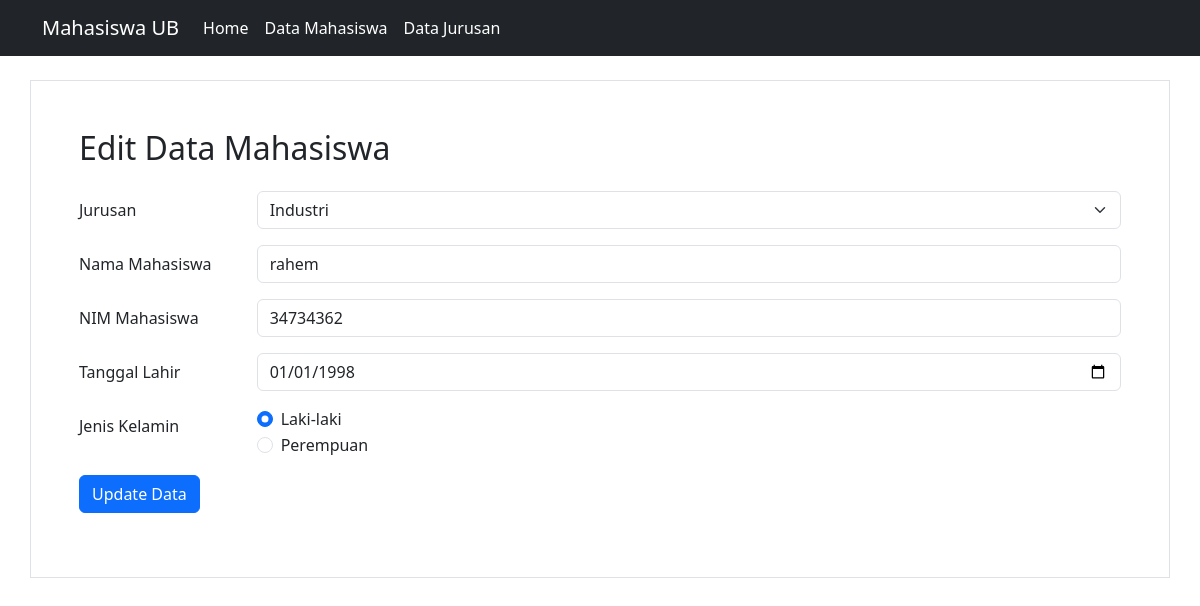
The app's page /update.php?id=19 with its own data.
### tables this page shows
CREATE TABLE `data_mahasiswa` (
  `id_mahasiswa` int(11) NOT NULL,
  `id_jurusan` int(11) NOT NULL,
  `nama_mahasiswa` varchar(100) NOT NULL,
  `nim_mahasiswa` varchar(50) NOT NULL,
  `tgl_lahir` date NOT NULL,
  `jenis_kelamin` enum('L','P') NOT NULL
);

CREATE TABLE `data_jurusan` (
  `id_jurusan` int(11) NOT NULL,
  `nama_jurusan` varchar(255) NOT NULL
);

### update.php (the view, shortened to what this page needs)
<?php
include "./config/connection.php";
include "./layouts/header.php";
$id_mahasiswa = $_GET['id'];
$query = mysqli_query($connection, "SELECT * FROM data_mahasiswa WHERE id_mahasiswa = $id_mahasiswa");
$mahasiswa = mysqli_fetch_assoc($query);
$jurusan = mysqli_query($connection, "SELECT * FROM data_jurusan");
?>
<!DOCTYPE html>
<html lang="en">
<head>
    <link href="https://cdn.jsdelivr.net/npm/bootstrap@5.3.2/dist/css/bootstrap.min.css" rel="stylesheet">
</head>
<body>
    <div class="container mt-4 border p-5">
        <h2 class="mb-4">Edit Data Mahasiswa</h2>
        <form method="post" action="">
            <div class="mb-3 row">
                <label for="jurusan" class="col-sm-2 col-form-label">Jurusan</label>
                <div class="col-sm-10">
                    <select class="form-select" name="id_jurusan" id="nama_jurusan">
                        <?php foreach ($jurusan as $jrs) : ?>
                            <option value="<?= $jrs['id_jurusan'] ?>" <?php echo ($jrs['id_jurusan'] == $mahasiswa['id_jurusan']) ? 'selected' : ''; ?>>
                                <?= $jrs['nama_jurusan'] ?>
                            </option>
                        <?php endforeach; ?>
                    </select>
                </div>
            </div>
            <div class="mb-3 row">
                <label for="nama_mahasiswa" class="col-sm-2 col-form-label">Nama Mahasiswa</label>
                <div class="col-sm-10">
                    <input type="text" class="form-control" name="nama_mahasiswa" id="nama_mahasiswa" value="<?= $mahasiswa['nama_mahasiswa'] ?>">
                </div>
            </div>
            <div class="mb-3 row">
                <label for="nim_mahasiswa" class="col-sm-2 col-form-label">NIM Mahasiswa</label>
                <div class="col-sm-10">
                    <input type="text" class="form-control" name="nim_mahasiswa" id="nim_mahasiswa" value="<?= $mahasiswa['nim_mahasiswa'] ?>">
                </div>
            </div>
            <div class="mb-3 row">
                <label for="tgl_lahir" class="col-sm-2 col-form-label">Tanggal Lahir</label>
                <div class="col-sm-10">
                    <input type="date" class="form-control" id="tgl_lahir" name="tgl_lahir" value="<?= $mahasiswa['tgl_lahir'] ?>">
                </div>
            </div>
            <div class="mb-3 row">
                <label for="gender" class="col-sm-2 col-form-label">Jenis Kelamin</label>
                <div class="col-sm-10">
                    <div class="form-check">
                        <input class="form-check-input" type="radio" name="jenis_kelamin" id="laki" value="L" <?php echo ($mahasiswa['jenis_kelamin'] == 'L') ? 'checked' : ''; ?>>
                        <label class="form-check-label" for="laki">Laki-laki</label>
                    </div>
                    <div class="form-check">
                        <input class="form-check-input" type="radio" name="jenis_kelamin" id="perempuan" value="P" <?php echo ($mahasiswa['jenis_kelamin'] == 'P') ? 'checked' : ''; ?>>
                        <label class="form-check-label" for="perempuan">Perempuan</label>
                    </div>
                </div>
            </div>
            <button type="submit" class="btn btn-primary" name="update">Update Data</button>
        </form>
    </div>
</body>
</html>

### records on screen
data_mahasiswa: id_jurusan "Industri", nama_mahasiswa "rahem", nim_mahasiswa "34734362", tgl_lahir "01/01/1998", jenis_kelamin "☑ Laki-laki", jenis_kelamin "☐ Perempuan"
